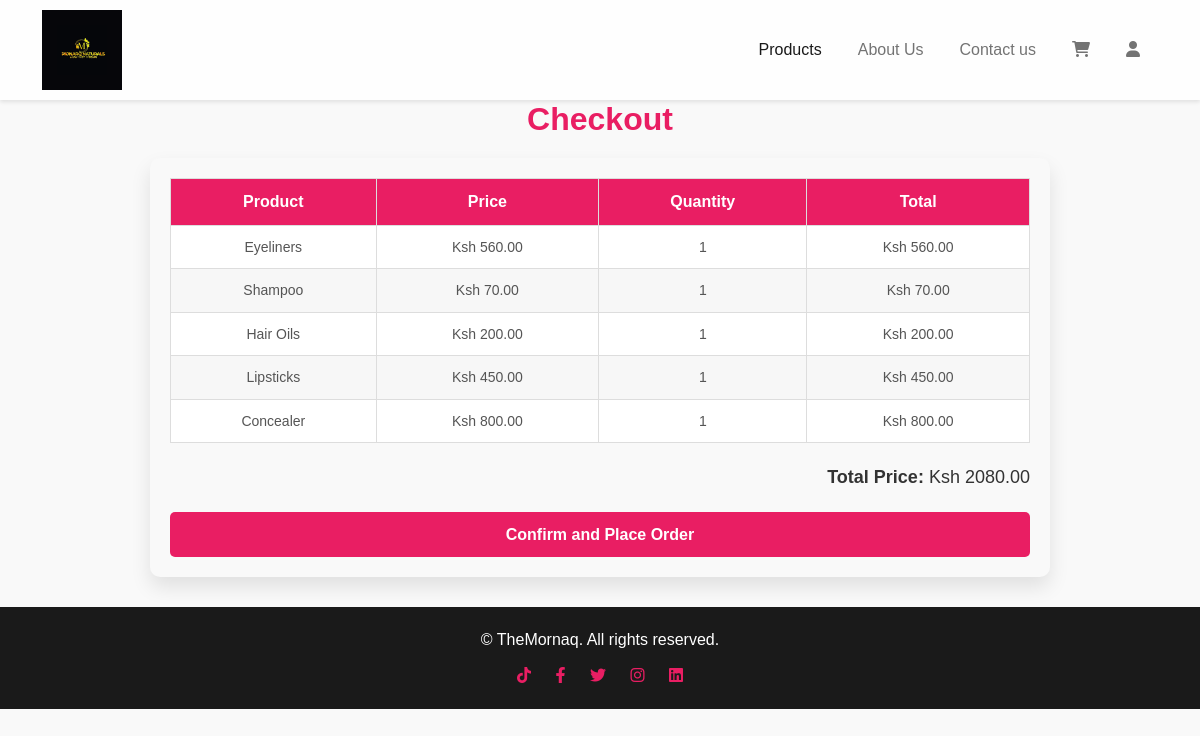
The page /checkout/ (signed in) on the database its author committed.
### Estore/models.py (models this page shows, shortened)
class CartItem(models.Model):
    product = models.ForeignKey(Product, on_delete=models.CASCADE)
    cart = models.ForeignKey('Cart', on_delete=models.CASCADE, related_name='cart_items')
    quantity = models.PositiveIntegerField(default=1)
    def item_total_price(self):
        return self.product.price * self.quantity  # Ensure 'product.price' exists and is a DecimalField

class Product(models.Model):
    name = models.CharField(max_length=120)
    description = models.TextField()
    price = models.DecimalField(max_digits=10, decimal_places=2)
    stock = models.IntegerField()
    image = models.ImageField(upload_to='Estore/files/products_images')

class Cart(models.Model):
    user = models.OneToOneField(User, on_delete=models.CASCADE)
    created_at = models.DateTimeField(auto_now_add=True)
    def total_price(self):
        return sum(item.item_total_price() for item in self.cart_items.all())  # Ensure related_name is 'cart_items'

### Estore/views.py (the view)
# urls.py: path('checkout/', views.checkout, name='checkout'),
@login_required
def checkout(request):
    cart = Cart.objects.filter(user=request.user).first()
    if not cart or not cart.cart_items.exists():
        return redirect('cart')
    total_price = cart.total_price()
    return render(request, 'checkout.html', {'cart': cart, 'total_price': total_price})

### Estore/templates/checkout.html
{% extends 'base.html' %}
{% block content %}
<h1 class="checkout-title">Checkout</h1>
{% if cart and cart.cart_items.exists %}
    <div class="checkout-container">
        <table class="checkout-table">
            <thead>
                <tr>
                    <th>Product</th>
                    <th>Price</th>
                    <th>Quantity</th>
                    <th>Total</th>
                </tr>
            </thead>
            <tbody>
                {% for item in cart.cart_items.all %}
                    <tr>
                        <td>{{ item.product.name }}</td>
                        <td>Ksh {{ item.product.price }}</td>
                        <td>{{ item.quantity }}</td>
                        <td>Ksh {{ item.item_total_price }}</td>
                    </tr>
                {% endfor %}
            </tbody>
        </table>
        <div class="total-price">
            <p><strong>Total Price: </strong>Ksh {{ cart.total_price }}</p>
        </div>
        <div class="payment-buttons">
            <a href="{% url 'mpesa_payment' %}" class="place-order-btn">Confirm and Place Order</a>
        </div>
    </div>
{% else %}
    <p class="empty-cart-message">Your cart is empty. Please add some items to proceed.</p>
{% endif %}
{% endblock %}

### Estore/static/css/style.css (style rules this page uses)
* { margin: 0; padding: 0; }
body { font-family: 'Arial', sans-serif; line-height: 1.6; background-color: #f7eeee; color: #333; font-family: 'Segoe UI', Tahoma, Geneva, Verdana, sans-serif; }
body { font-family: 'Arial', sans-serif; background-color: #f9f9f9; color: #333; margin: 0; padding: 0; }
h1, h2 { margin: 0; padding: 0; }
.checkout-title { font-size: 32px; text-align: center; margin-bottom: 20px; color: #e91e63; font-weight: bold; }
.checkout-container { max-width: 900px; margin: 0 auto; background-color: #f9f9f9; padding: 20px; border-radius: 10px; box-shadow: 0px 10px 20px rgba(0, 0, 0, 0.1); }
.checkout-table { width: 100%; border-collapse: collapse; margin-bottom: 20px; background-color: #fff; }
.checkout-table thead { background-color: #e91e63; color: #fff; }
.checkout-table th, .checkout-table td { text-align: center; padding: 10px; border: 1px solid #ddd; }
.checkout-table th { font-size: 16px; }
.checkout-table td { font-size: 14px; color: #555; }
.checkout-table tr:nth-child(even) { background-color: #f7f7f7; }
.total-price { text-align: right; font-size: 18px; margin-bottom: 20px; color: #333; }
.payment-buttons { display: flex; justify-content: space-between; gap: 20px; }
.payment-buttons a { display: inline-block; text-align: center; padding: 10px 20px; font-size: 16px; color: #fff; background-color: #e91e63; border-radius: 5px; text-decoration: none; font-weight: bold; transition: background-color 0.3s ease, transform 0.2s ease; }
.place-order-btn { flex-grow: 1; }

### rows shown on the page
CartItem: product.name "Eyeliners", product.price "560.00", quantity "1", item_total_price "560.00"
CartItem: product.name "Shampoo", product.price "70.00", quantity "1", item_total_price "70.00"
CartItem: product.name "Hair Oils", product.price "200.00", quantity "1", item_total_price "200.00"
CartItem: product.name "Lipsticks", product.price "450.00", quantity "1", item_total_price "450.00"
CartItem: product.name "Concealer", product.price "800.00", quantity "1", item_total_price "800.00"
Cart: total_price "2080.00"
